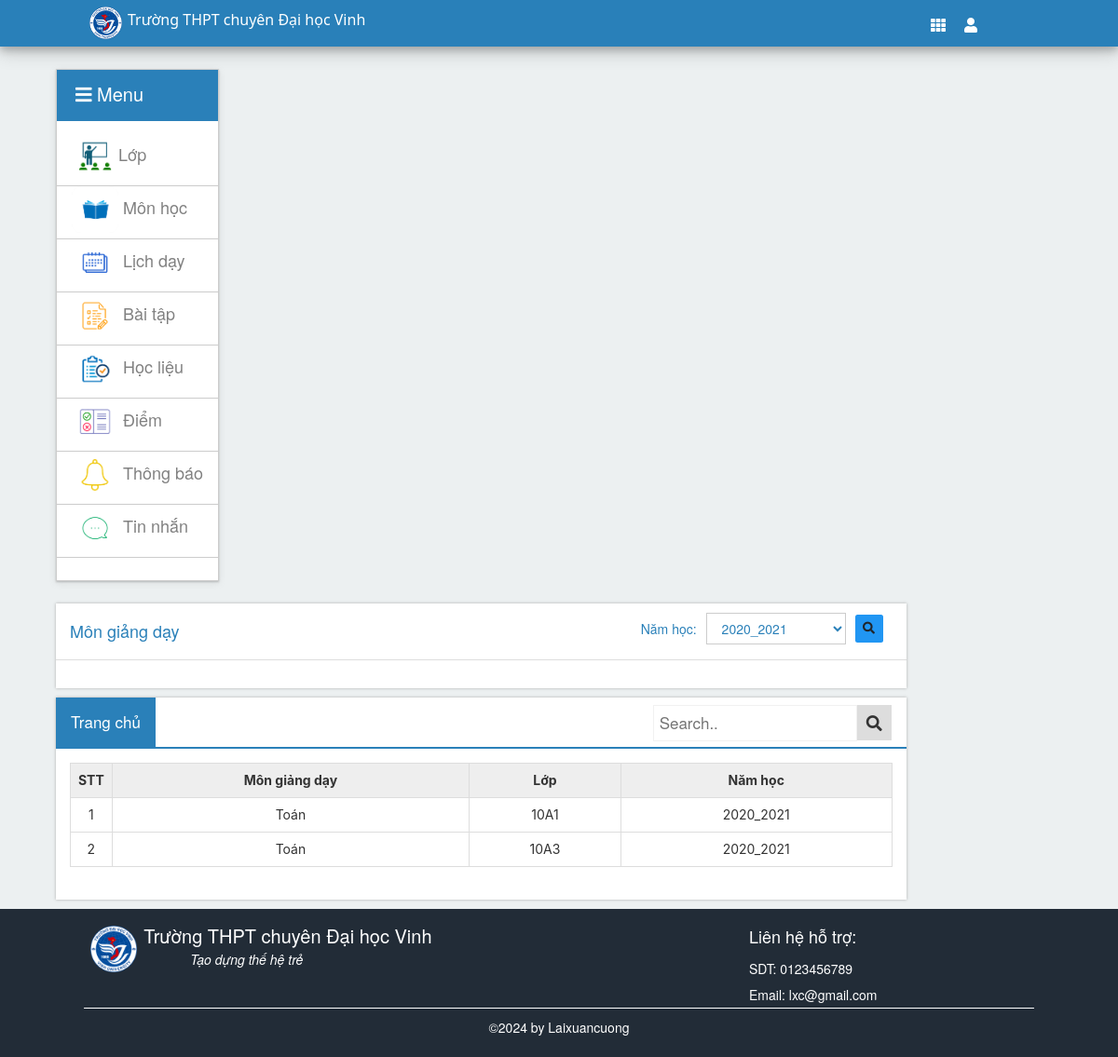
The page /gv/monhoc.php (signed in) on the database its author committed.
### tables this page shows
CREATE TABLE `phancong` (
  `mapc` int NOT NULL,
  `id_namhoc` int NOT NULL,
  `id_cn_gv` int NOT NULL,
  `id_pc_cn` int NOT NULL
);

CREATE TABLE `monhoc` (
  `mamh` int NOT NULL,
  `tenmh` varchar(30) NOT NULL
);

CREATE TABLE `lop` (
  `malh` int NOT NULL,
  `tenlop` varchar(20) NOT NULL,
  `makhoi` int NOT NULL
);

CREATE TABLE `namhoc` (
  `id_namhoc` int NOT NULL,
  `namhoc` varchar(20) NOT NULL
);

### libs/connect.php (called while the page is built, shortened)
<?php
    $conn = new mysqli("localhost", "root", "", "qlhocsinh") or die("kết nối thất bại");
    mysqli_set_charset($conn,"utf8");
    $sql = "SELECT * FROM namhoc ORDER BY id_namhoc DESC";
    $namhoc = $conn->query($sql);
?>

### libs/database_gv.php (called while the page is built, shortened)
<?php
include ("connect.php");
$sql = "SELECT * FROM phancong pc INNER JOIN phancong_cn pccn ON pccn.id_pc_cn = pc.id_pc_cn  INNER JOIN lop l ON l.malh = pccn.malh INNER JOIN namhoc nh ON nh.id_namhoc = pc.id_namhoc INNER JOIN chucnang_gv cngv ON cngv.id_cn_gv = pc.id_cn_gv INNER JOIN monhoc mh ON cngv.mamh = mh.mamh
    WHERE pc.id_namhoc = (SELECT MAX(id_namhoc) FROM phancong) AND  cngv.magv = " . $_SESSION['user_gv'] . "
                                                ";
$dl_mon = $conn->query($sql);
?>

### gv/monhoc.php (the view, shortened to what this page needs)
<?php require "header-gv.php"; ?>
<div class="main">
    <div class="wrap-main">
        <?php require "menu-gv.php"; ?>
        <div class="list-main">
            <div class="list-row">
                <div class="panel-header" style="background: white; border-bottom: 1px solid #dddddd">
                    <table style="width: 100%">
                        <form action="" method="POST">
                            <tbody>
                                <tr>
                                    <td>
                                        <h4>Môn giảng dạy</h4>
                                    </td>
                                    <td style="float: right">
                                        <table>
                                            <tbody>
                                                <tr>
                                                    <td><span style="margin-right: 10px">Năm học: </span></td>
                                                    <td>
                                                        <select name='id_namhoc' type='submit' class="subject-select"
                                                            style="width:150px; margin-right: 10px; ">
                                                            <?php
                                                            foreach ($namhoc as $row) {
                                                                echo "
                                                                        <option value=" . $row['id_namhoc'] . ">" . $row['namhoc'] . "</option>
                                                                        ";
                                                            }
                                                            ?>
                                                        </select>
                                                    </td>
                                                    <td>
                                                        <span style="margin-right: 10px;"><button style=" height: 30px;"
                                                                class="btn-ct info" name="search-mon"><i
                                                                    class="fa fa-search"></i></button></span>
                                                    </td>
                                                </tr>
                                            </tbody>
                                        </table>
                                    </td>
                                </tr>
                            </tbody>
                        </form>
                    </table>
                </div>
                <form action="../libs/function.php" method="POST">
                    <div class="panel-body">
                    </div>
            </div>
            <div class="list-row">
                <div class="topnav">
                    <a class="active" href="../gv/index.php">Trang chủ</a>
                    <div class="search-container">
                        <form action="" method="POST">
                            <input type="text" placeholder="Search.." name="ten">
                            <button type="submit" name="search" value="search"><i class="fa fa-search"></i></button>
                        </form>
                    </div>
                </div>
                <form action="" method="POST">
                    <div class="panel-body">
                        <table class="table table-bordered" cellspacing="0" cellpadding="5" rules="all" border="1">
                            <tbody>
                                <tr>
                                    <th class="center-header" scope="col" style="width:1%;">STT</th>
                                    <th class="center-header" scope="col">Môn giảng dạy</th>
                                    <th class="center-header" scope="col">Lớp</th>
                                    <th class="center-header" scope="col">Năm học</th>
                                </tr>
                                <tr>
                                    <?php
                                    $stt = 1;
                                    if (isset($_POST['search-mon'])) {
                                        $id_namhoc = $_POST["id_namhoc"];
                                        $sql = "SELECT * FROM phancong pc INNER JOIN phancong_cn pccn ON pccn.id_pc_cn = pc.id_pc_cn  INNER JOIN lop l ON l.malh = pccn.malh INNER JOIN namhoc nh ON nh.id_namhoc = pc.id_namhoc INNER JOIN chucnang_gv cngv ON cngv.id_cn_gv = pc.id_cn_gv INNER JOIN monhoc mh ON cngv.mamh = mh.mamh
                                            WHERE pc.id_namhoc = " . $id_namhoc . " AND  cngv.magv = " . $_SESSION['user_gv'] . "
                                                ";
                                        $dl = $conn->query($sql);
                                        foreach ($dl as $row) {
                                            echo "
                                                        <tr class='odd gradeX' id='hienthi'>
                                                            <td align='center'>
                                                                " . $stt . "
                                                            </td>
                                                            <td align='center'>" . $row['tenmh'] . "</td>
                                                            <td align='center'>" . $row['tenlop'] . "</td>
                                                            <td align='center'>" . $row['namhoc'] . "</td>
                                                        </tr>
                                                        ";
                                            $stt++;
                                        }
                                    } else {
                                        foreach ($dl_mon as $row) {
                                            echo "
                                                        <tr class='odd gradeX' id='hienthi'>
                                                            <td align='center'>
                                                                " . $stt . "
                                                            </td>
                                                            <td align='center'>" . $row['tenmh'] . "</td>
                                                            <td align='center'>" . $row['tenlop'] . "</td>
                                                            <td align='center'>" . $row['namhoc'] . "</td>
                                                        </tr>
                                                        ";
                                            $stt++;
                                        }
                                    }
                                    ?>
                                </tr>
                            </tbody>
                        </table>
                    </div>
            </div>
        </div>
    </div>
</div>
<?php require "footer.php"; ?>

### libs/css/style.css (style rules this page uses)
*, html { padding: 0; margin: 0; }
body { font-family: "arial", serif; background-color: #ecf0f1 !important; ; }
.wrap-main { width: 90%; margin: auto; padding-top: 2%; }

### libs/css/menu.css (style rules this page uses)
body { font-family: "Lato", sans-serif; }

### libs/css/box_show.css (style rules this page uses)
* { box-sizing: border-box; }
body { margin: 0; font-family: Arial, Helvetica, sans-serif; }
.topnav { overflow: inherit; position: -webkit-sticky; position: sticky; background-color: #ffffff; border-bottom: 2px solid #2a80b9; }
.topnav a { float: left; display: block; color: black; text-align: center; padding: 14px 16px; text-decoration: none; font-size: 17px; }
.topnav a.active { background-color: #2a80b9; color: white; }
.topnav .search-container { float: right; }
.topnav input[type=text] { padding: 6px; margin-top: 8px; font-size: 17px; border: 1px solid #f1f1f1; }
.topnav .search-container button { float: right; padding: 10.5px 10px; margin-top: 8px; margin-right: 16px; background: #ddd; font-size: 17px; border: none; cursor: pointer; }

### libs/css/list_row.css (style rules this page uses)
.list-row select { padding: 5px 12px 5px 12px; background: white; border: 1px solid #ccc; outline: none; display: inline-block; cursor: pointer; }
.list-row { overflow: auto; float: left; height: auto; width: 84.5%; max-height: 365px; background-color: #ffffff; margin-bottom: 1%; box-shadow:0 0 5px #aaa; -webkit-box-shadow:0 0 3px #aaa; -moz-box-shadow:0 0 3px #aaa; -o-box-shadow:0 0 3px #aaa; }
.panel-header { padding: 10px 15px; color: #2a80b9; }
.panel-body { overflow-x: hidden; padding: 10px; font-size: 15px; font-family: -apple-system, BlinkMacSystemFont, 'Segoe UI', Roboto, Oxygen, Ubuntu, Cantarell, 'Open Sans', 'Helvetica Neue', sans-serif; }
.panel-body table { font-size: 14px; }
.panel-body td { padding: 5px; }
.center-header { text-align: center; background-color: #eee; color: #333; }
.btn-ct { border: none; padding: 14px 28px; font-size: 16px; cursor: pointer; display: inline-block; font-weight: 400; color: #212529; text-align: center; vertical-align: middle; cursor: pointer; -webkit-user-select: none; -moz-user-select: none; -ms-user-select: none; user-select: none; border: 1px solid transparent; padding: .375rem .75rem; font-size: 13px; line-height: 1.5; border-radius: .25rem; transition: color .15s ease-in-out,background-color .15s ease-in-out,border-color .15s ease-in-out,box-shadow .15s ease-in-out; }
.info { background-color: #2196F3; }

### rows shown on the page
phancong: monhoc.tenmh "Toán", lop.tenlop "10A1", id_namhoc.namhoc "2020_2021"
phancong: monhoc.tenmh "Toán", lop.tenlop "10A3", id_namhoc.namhoc "2020_2021"

### other values the page prints
form field id_namhoc "2020_2021"
